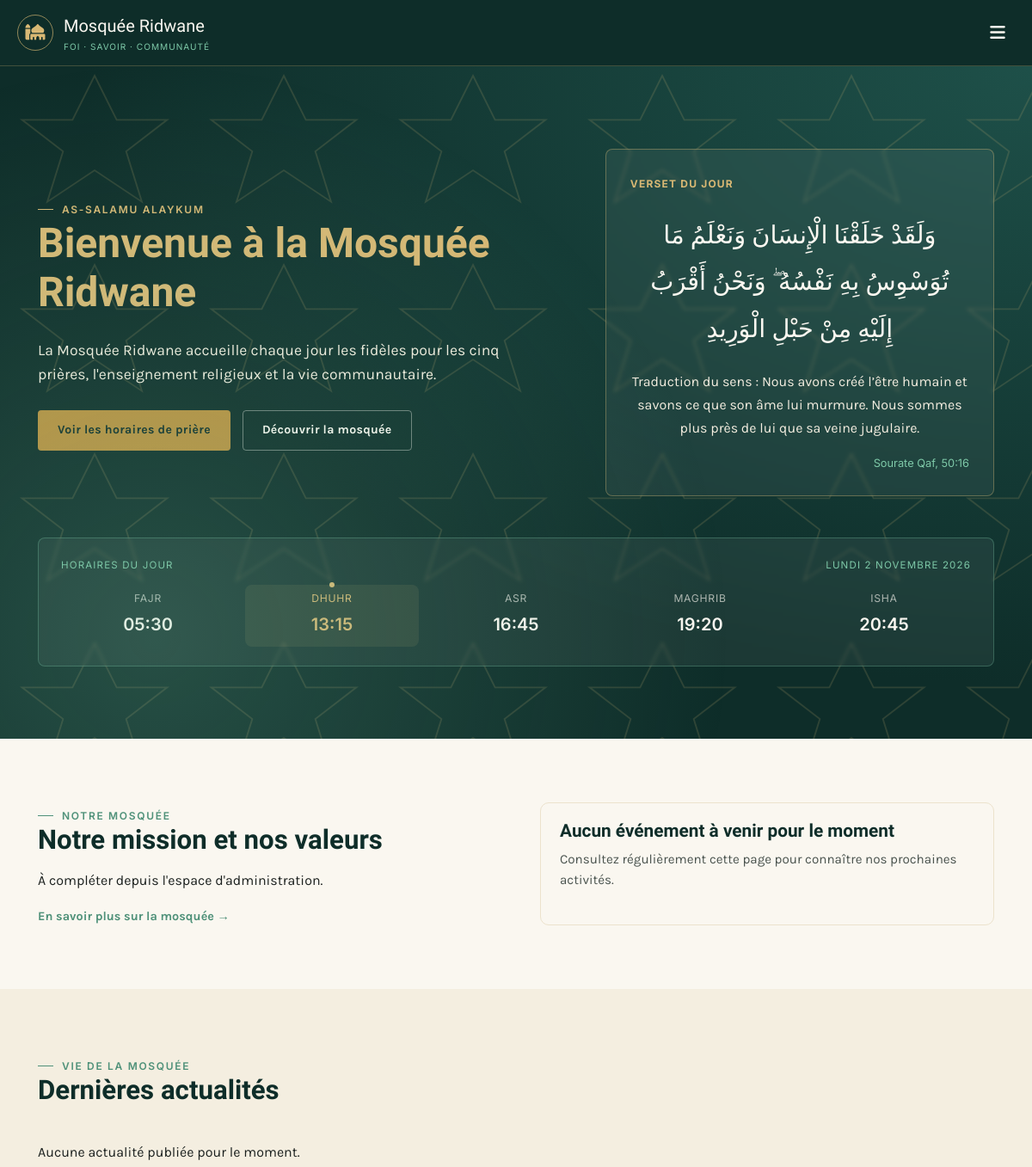
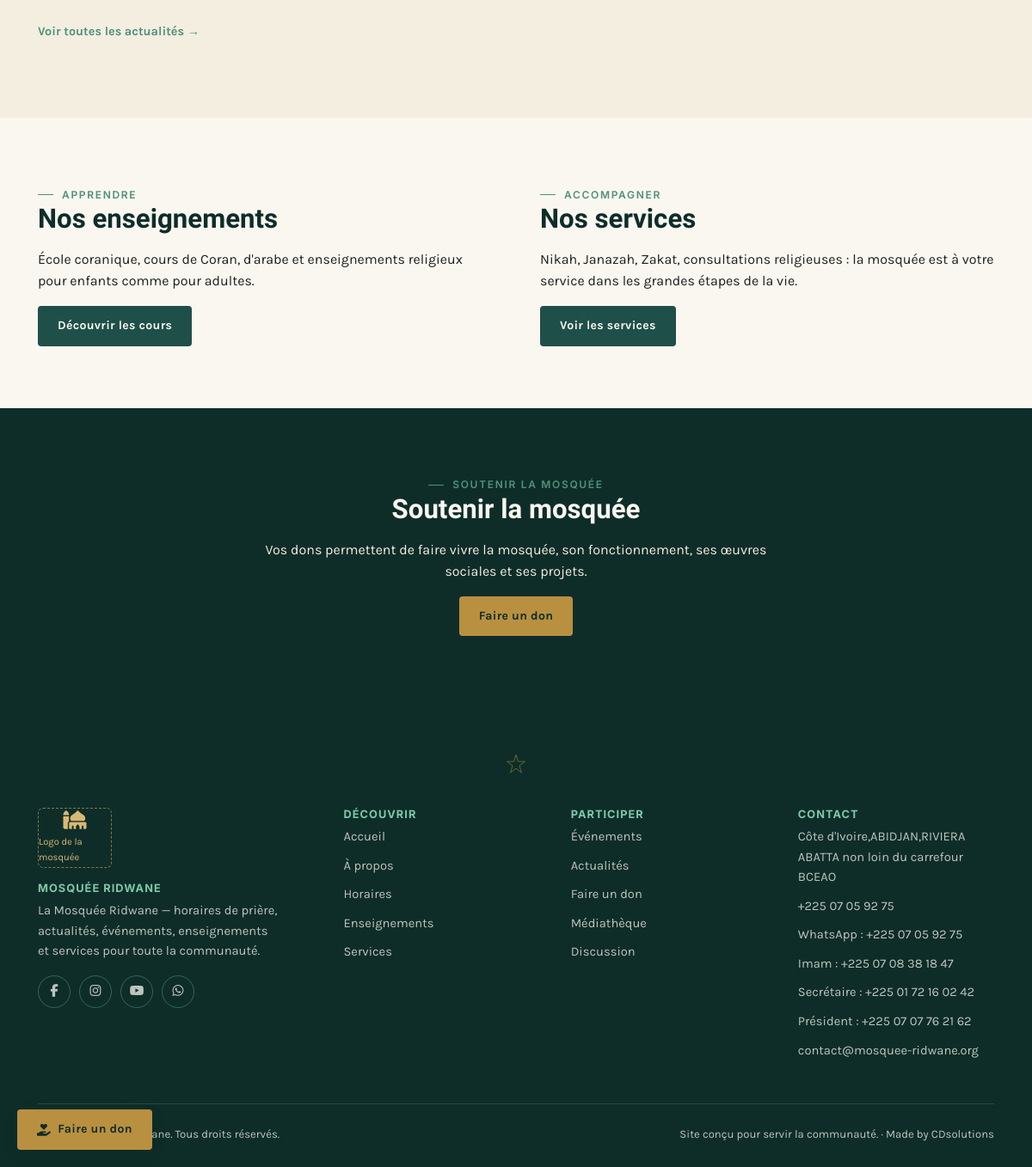
The page / on the database its author committed (2 pictures, top to bottom).
### tables this page shows
CREATE TABLE IF NOT EXISTS pages_contenu (
    id INT AUTO_INCREMENT PRIMARY KEY,
    cle VARCHAR(100) NOT NULL UNIQUE,       
    titre VARCHAR(255),
    contenu TEXT,
    image VARCHAR(255),
    date_maj DATETIME DEFAULT CURRENT_TIMESTAMP ON UPDATE CURRENT_TIMESTAMP
);

CREATE TABLE IF NOT EXISTS horaires_prieres (
    id INT AUTO_INCREMENT PRIMARY KEY,
    date_jour DATE NOT NULL UNIQUE,
    fajr TIME,
    lever_soleil TIME,
    dhuhr TIME,
    asr TIME,
    maghrib TIME,
    isha TIME,
    jumuah TIME
);

### includes/functions.php (called while the page is built, shortened)
<?php
function h($texte) {
    return htmlspecialchars($texte ?? '', ENT_QUOTES, 'UTF-8');
}
function getContenu($cle) {
    global $pdo;
    static $cache = [];
    if (isset($cache[$cle])) return $cache[$cle];
    $stmt = $pdo->prepare("SELECT * FROM pages_contenu WHERE cle = ?");
    $stmt->execute([$cle]);
    $cache[$cle] = $stmt->fetch();
    return $cache[$cle];
}
function contenuTexte($cle, $defaut = '') {
    $c = getContenu($cle);
    return $c ? $c['contenu'] : $defaut;
}
function contenuTitre($cle, $defaut = '') {
    $c = getContenu($cle);
    return $c ? $c['titre'] : $defaut;
}
function getHorairesDuJour() {
    global $pdo;
    $stmt = $pdo->prepare("SELECT * FROM horaires_prieres WHERE date_jour = CURDATE()");
    $stmt->execute();
    $h = $stmt->fetch();
    if ($h) return $h;
    $stmt = $pdo->query("SELECT * FROM horaires_prieres ORDER BY date_jour DESC LIMIT 1");
    return $stmt->fetch();
}
function formatHeure($heure) {
    return substr($heure, 0, 5);
}
function formatDateFr($date, $avecHeure = false) {
    $mois = ['janvier','février','mars','avril','mai','juin','juillet','août','septembre','octobre','novembre','décembre'];
    $jours = ['dimanche','lundi','mardi','mercredi','jeudi','vendredi','samedi'];
    $ts = is_numeric($date) ? $date : strtotime($date);
    $jourSemaine = $jours[date('w', $ts)];
    $j = date('j', $ts);
    $m = $mois[date('n', $ts) - 1];
    $a = date('Y', $ts);
    $result = "$jourSemaine $j $m $a";
    return $result;
}
function extraitTexte($texte, $longueur = 160) {
    $texte = strip_tags($texte);
    if (mb_strlen($texte) <= $longueur) return $texte;
    return mb_substr($texte, 0, $longueur) . '…';
}

### index.php (the view, shortened to what this page needs)
<?php
require_once __DIR__ . '/config/config.php';
$horaires = getHorairesDuJour();
$stmt = $pdo->query("SELECT a.*, c.nom AS categorie FROM actualites a LEFT JOIN categories c ON a.categorie_id = c.id WHERE a.statut='publie' ORDER BY a.date_publication DESC LIMIT 3");
$dernieres_actus = $stmt->fetchAll();
$stmt = $pdo->query("SELECT e.*, c.nom AS categorie FROM evenements e LEFT JOIN categories c ON e.categorie_id = c.id WHERE e.statut='publie' AND e.date_evenement >= CURDATE() ORDER BY e.date_evenement ASC LIMIT 1");
$prochain_evenement = $stmt->fetch();
$aujourdhui = new DateTimeImmutable('today', new DateTimeZone('Africa/Abidjan'));
$jourIndex = intdiv((int) $aujourdhui->format('U'), 86400);
$versetDuJour = $versets[($jourIndex * 17 + 3) % count($versets)];
require_once __DIR__ . '/includes/header.php';
?>
<section class="hero">
    <div class="conteneur">
        <div class="hero-accueil-grille">
            <div class="hero-contenu">
                <span class="eyebrow">As-salamu alaykum</span>
                <h1 id="test"><?= h(contenuTitre('accueil_bienvenue', 'Bienvenue à la Mosquée Ridwane')) ?></h1>
                <p class="intro"><?= h(contenuTexte('accueil_presentation')) ?></p>
                <div class="hero-actions">
                    <a href="<?= BASE_URL ?>/horaires.php" class="bouton bouton-dore">Voir les horaires de prière</a>
                    <a href="<?= BASE_URL ?>/a-propos.php" class="bouton bouton-contour">Découvrir la mosquée</a>
                </div>
            </div>
            <aside class="verset-du-jour" aria-labelledby="titre-verset-du-jour">
                <span class="verset-etiquette" id="titre-verset-du-jour">Verset du jour</span>
                <p class="verset-arabe" lang="ar" dir="rtl"><?= h($versetDuJour['arabe']) ?></p>
                <p class="verset-traduction"><span>Traduction du sens :</span> <?= h($versetDuJour['traduction']) ?></p>
                <span class="verset-reference"><?= h($versetDuJour['reference']) ?></span>
            </aside>
        </div>
        <?php if ($horaires): ?>
        <div class="hero-horaires">
            <div class="hero-horaires-titre">
                <span>Horaires du jour</span>
                <span><?= h(formatDateFr(time())) ?></span>
            </div>
            <div class="grille-horaires-hero">
                <div data-heure-priere="<?= formatHeure($horaires['fajr']) ?>">
                    <div class="nom">Fajr</div>
                    <div class="heure"><?= formatHeure($horaires['fajr']) ?></div>
                </div>
                <div data-heure-priere="<?= formatHeure($horaires['dhuhr']) ?>">
                    <div class="nom">Dhuhr</div>
                    <div class="heure"><?= formatHeure($horaires['dhuhr']) ?></div>
                </div>
                <div data-heure-priere="<?= formatHeure($horaires['asr']) ?>">
                    <div class="nom">Asr</div>
                    <div class="heure"><?= formatHeure($horaires['asr']) ?></div>
                </div>
                <div data-heure-priere="<?= formatHeure($horaires['maghrib']) ?>">
                    <div class="nom">Maghrib</div>
                    <div class="heure"><?= formatHeure($horaires['maghrib']) ?></div>
                </div>
                <div data-heure-priere="<?= formatHeure($horaires['isha']) ?>">
                    <div class="nom">Isha</div>
                    <div class="heure"><?= formatHeure($horaires['isha']) ?></div>
                </div>
            </div>
        </div>
        <?php endif; ?>
    </div>
</section>
<section class="section">
    <div class="conteneur grille grille-2" style="align-items:center; gap:56px;">
        <div>
            <span class="eyebrow">Notre mosquée</span>
            <h2><?= h(contenuTitre('apropos_mission', 'Un lieu de foi, de savoir et de fraternité')) ?></h2>
            <p><?= h(extraitTexte(contenuTexte('apropos_mission', "La Mosquée Ridwane accueille chaque jour les fidèles pour les prières, l'enseignement et la vie communautaire, dans un esprit d'ouverture et de service."), 320)) ?></p>
            <a href="<?= BASE_URL ?>/a-propos.php" class="carte-lien">En savoir plus sur la mosquée →</a>
        </div>
        <?php if ($prochain_evenement): ?>
        <div class="carte">
            <div class="carte-corps">
                <div class="carte-meta">
                    <span class="badge">Prochain événement</span>
                </div>
                <h3><?= h($prochain_evenement['titre']) ?></h3>
                <p class="resume"><?= h(extraitTexte($prochain_evenement['description'], 140)) ?></p>
                <p class="resume" style="font-family:var(--police-donnee); font-weight:600; color:var(--emeraude-700);">
                    <span class="meta-icone"><i class="fa-solid fa-calendar-days icone" aria-hidden="true"></i> <?= h(formatDateFr($prochain_evenement['date_evenement'])) ?></span>
                    <?php if ($prochain_evenement['heure_evenement']): ?> — <?= formatHeure($prochain_evenement['heure_evenement']) ?><?php endif; ?>
                    <?php if ($prochain_evenement['lieu']): ?><br><span class="meta-icone"><i class="fa-solid fa-location-dot icone" aria-hidden="true"></i> <?= h($prochain_evenement['lieu']) ?></span><?php endif; ?>
                </p>
                <a href="<?= BASE_URL ?>/evenement.php?slug=<?= urlencode($prochain_evenement['slug']) ?>" class="carte-lien">Voir les détails →</a>
            </div>
        </div>
        <?php else: ?>
        <div class="carte"><div class="carte-corps">
            <h3>Aucun événement à venir pour le moment</h3>
            <p class="resume">Consultez régulièrement cette page pour connaître nos prochaines activités.</p>
        </div></div>
        <?php endif; ?>
    </div>
</section>
<section class="section section-alt">
    <div class="conteneur">
        <div class="section-tete">
            <span class="eyebrow">Vie de la mosquée</span>
            <h2>Dernières actualités</h2>
        </div>
        <?php if ($dernieres_actus): ?>
        <div class="grille grille-3">
            <?php foreach ($dernieres_actus as $actu): ?>
            <a class="carte" href="<?= BASE_URL ?>/actualite.php?slug=<?= urlencode($actu['slug']) ?>">
                <div class="carte-image" style="background-image:url('<?= h(siteAssetUrl($actu['image'] ?: '/assets/img/placeholder-actu.jpg')) ?>');"></div>
                <div class="carte-corps">
                    <div class="carte-meta">
                        <?php if ($actu['categorie']): ?><span class="badge"><?= h($actu['categorie']) ?></span><?php endif; ?>
                        <span><?= h(formatDateFr($actu['date_publication'])) ?></span>
                    </div>
                    <h3><?= h($actu['titre']) ?></h3>
                    <p class="resume"><?= h($actu['resume'] ?: extraitTexte($actu['contenu'], 110)) ?></p>
                </div>
            </a>
            <?php endforeach; ?>
        </div>
        <?php else: ?>
        <p>Aucune actualité publiée pour le moment.</p>
        <?php endif; ?>
        <p style="margin-top:28px;"><a href="<?= BASE_URL ?>/actualites.php" class="carte-lien">Voir toutes les actualités →</a></p>
    </div>
</section>
<section class="section">
    <div class="conteneur grille grille-2" style="align-items:center; gap:56px;">
        <div>
            <span class="eyebrow">Apprendre</span>
            <h2>Nos enseignements</h2>
            <p>École coranique, cours de Coran, d'arabe et enseignements religieux pour enfants comme pour adultes.</p>
            <a href="<?= BASE_URL ?>/enseignements.php" class="bouton bouton-emeraude">Découvrir les cours</a>
        </div>
        <div>
            <span class="eyebrow">Accompagner</span>
            <h2>Nos services</h2>
            <p>Nikah, Janazah, Zakat, consultations religieuses : la mosquée est à votre service dans les grandes étapes de la vie.</p>
            <a href="<?= BASE_URL ?>/services.php" class="bouton bouton-emeraude">Voir les services</a>
        </div>
    </div>
</section>
<section class="section section-emeraude">
    <div class="conteneur" style="text-align:center; max-width:640px; margin:0 auto;">
        <span class="eyebrow" style="justify-content:center;">Soutenir la mosquée</span>
        <h2><?= h(contenuTitre('dons_intro', 'Votre don fait vivre la mosquée')) ?></h2>
        <p style="color:var(--plâtre-100);"><?= h(contenuTexte('dons_intro')) ?></p>
        <a href="<?= BASE_URL ?>/dons.php" class="bouton bouton-dore">Faire un don</a>
    </div>
</section>
<?php require_once __DIR__ . '/includes/footer.php'; ?>

### rows shown on the page
pages_contenu: titre "Bienvenue à la Mosquée Ridwane"
pages_contenu: contenu "La Mosquée Ridwane accueille chaque jour les fidèles pour les cinq prières, l'enseignement religieux et la vie communautaire."
horaires_prieres: fajr "05:30", dhuhr "13:15", asr "16:45", maghrib "19:20", isha "20:45"
pages_contenu: titre "Notre mission et nos valeurs", contenu "À compléter depuis l'espace d'administration."
pages_contenu: titre "Soutenir la mosquée", contenu "Vos dons permettent de faire vivre la mosquée, son fonctionnement, ses œuvres sociales et ses projets."

### other values the page prints
$versetDuJour['arabe'] "وَلَقَدْ خَلَقْنَا الْإِنسَانَ وَنَعْلَمُ مَا تُوَسْوِسُ بِهِ نَفْسُهُ ۖ وَنَحْنُ أَقْرَبُ إِلَيْهِ مِنْ حَبْلِ الْوَرِيدِ"
$versetDuJour['traduction'] "Nous avons créé l’être humain et savons ce que son âme lui murmure. Nous sommes plus près de lui que sa veine jugulaire."
$versetDuJour['reference'] "Sourate Qaf, 50:16"
SITE_DESCRIPTION "La Mosquée Ridwane — horaires de prière, actualités, événements, enseignements et services pour toute la communauté."
SITE_ADRESSE "Côte d'Ivoire,ABIDJAN,RIVIERA ABATTA non loin du carrefour BCEAO"
SITE_TELEPHONE "+225 07 05 92 75"
SITE_IMAM_TELEPHONE "+225 07 08 38 18 47"
SITE_SECRETAIRE_TELEPHONE "+225 01 72 16 02 42"
SITE_PRESIDENT_TELEPHONE "+225 07 07 76 21 62"
SITE_EMAIL "contact@mosquee-ridwane.org"
